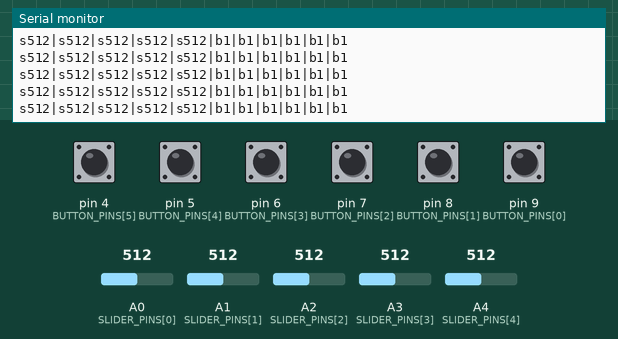
This sketch was run on a simulated Arduino Nano, built with avr-gcc and run on an emulated ATmega328P. Shown: the last lines printed to the serial monitor. The inputs (shaded band) are chosen by the test bench; at power-on: pin 4 (BUTTON_PINS[5]), pin 5 (BUTTON_PINS[4]), pin 6 (BUTTON_PINS[3]), pin 7 (BUTTON_PINS[2]), pin 8 (BUTTON_PINS[1]), pin 9 (BUTTON_PINS[0]) HIGH, A0 (SLIDER_PINS[0]) = 512, A1 (SLIDER_PINS[1]) = 512, A2 (SLIDER_PINS[2]) = 512, A3 (SLIDER_PINS[3]) = 512, A4 (SLIDER_PINS[4]) = 512.

Above: at 5.2 s.
5.3 s: A0 (SLIDER_PINS[0]) set to 106
At 5.35 s:
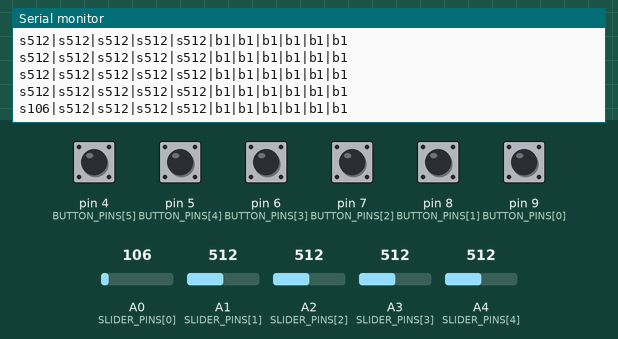
6.8 s: A0 (SLIDER_PINS[0]) set to 88
At 6.85 s:
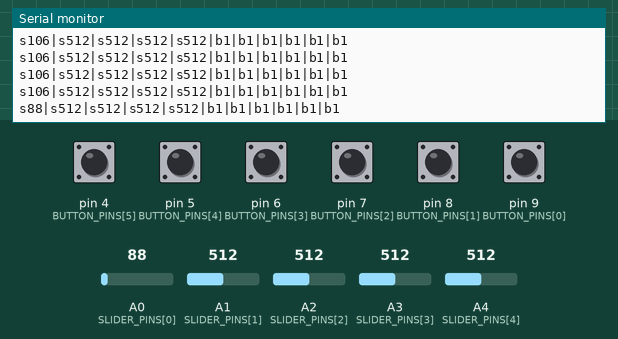
12.8 s: A1 (SLIDER_PINS[1]) set to 107
At 12.85 s:
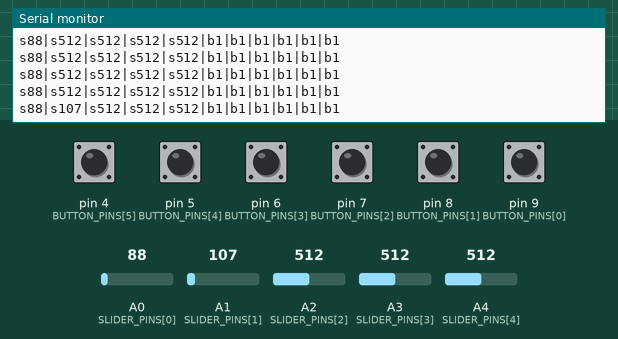
14.3 s: A1 (SLIDER_PINS[1]) set to 88
At 14.35 s:
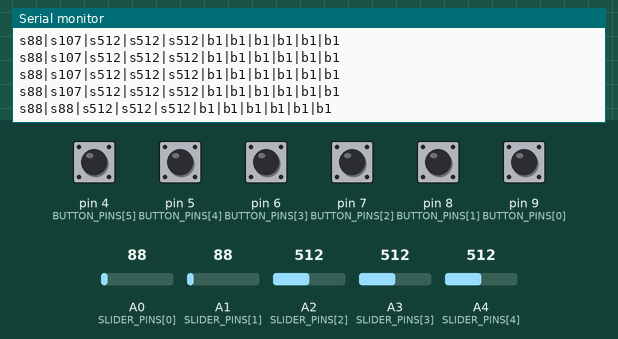
Timing chart, 0 to 16.8 s (numbered marks = the images above; inputs shaded):
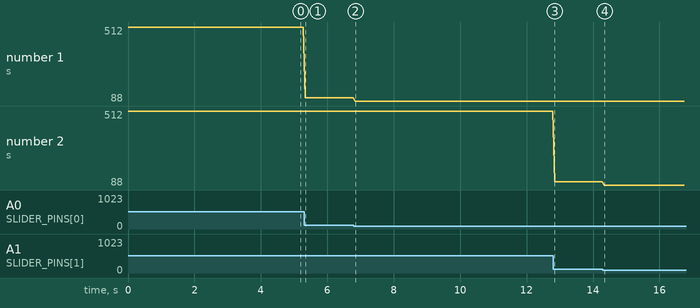

Measured:
- after the input at 5.3 s, the serial monitor: prints a new line at once (image 1)
- after the input at 6.8 s, the serial monitor: prints a new line at once (image 2)
- after the input at 12.8 s, the serial monitor: prints a new line at once (image 3)
- after the input at 14.3 s, the serial monitor: prints a new line at once (image 4)
- plotted number 1: 512 → 106 after the input at 5.3 s, 106 → 88 after the input at 6.8 s
- plotted number 2: 512 → 107 after the input at 12.8 s

The sketch:

MugenDeejController.ino
```cpp
/*
  Mugen Deej Reference Controller — Extended 5x6 / tested Nano profile
  ====================================================

  Purpose
  -------
  Reference firmware for a Mugen Deej controller with:
    - analog volume controls / potentiometers
    - physical momentary buttons

  Protocol
  --------
  This sketch intentionally keeps compatibility with the extended s/b protocol
  already supported and tested by Mugen Deej:

      s512|s123|s900|s456|s777|b1|b1|b0|b1|b1|b1

  sN = slider ADC value, 0..1023
  b1 = button released
  b0 = button pressed

  WHY WE KEEP THIS FORMAT
  -----------------------
  We deliberately do NOT invent a new handshake or "Mugen v2" protocol here.
  Mugen Deej already autodetects:
    - classic deej numeric-only packets
    - this extended s/b format
    - slider and button counts from the packet itself

  Keeping the wire format stable means old slider-only deej controllers and
  newer button controllers can coexist without forcing anybody to reflash
  existing hardware.

  CREDIT / COMPARISON
  -------------------
  The extended packet idea follows the Miodec deej fork.

  The Miodec reference sketch:
    - reads sliders and buttons
    - uses INPUT_PULLUP for buttons
    - sends the complete state repeatedly
    - builds each outgoing line with Arduino String
    - uses delay(10)
    - does not debounce buttons in firmware

  This Mugen reference implementation keeps the useful compatibility pieces,
  but changes the implementation for long-running robustness:

    Miodec-style                 Mugen reference
    --------------------------------------------------------------
    String packet building       Serial.print() directly
    delay(10)                    millis()-based scheduling
    raw button state             per-button debounce
    implicit serial throttling   explicit 60 ms packet cadence
    fixed example counts         counts derived from pin arrays
    full packets                 full packets (kept intentionally)

  WHY NO Arduino String
  ---------------------
  AVR boards have very little SRAM. Repeated String concatenation can fragment
  the heap during very long uptime. Mugen Deej is expected to sit connected for
  days or months, so this sketch writes fields directly to Serial and allocates
  no packet-building String in loop().

  WHY 60 ms INSTEAD OF delay(10)
  ------------------------------
  Mugen Deej keeps the classic deej baud rate of 9600 for compatibility.

  A 5-slider / 6-button extended packet is roughly 45-50 bytes. At 9600 baud,
  sending a packet every 10 ms is physically faster than the serial link can
  transmit it. Serial.print() therefore ends up blocking/throttling implicitly.

  We use an explicit 60 ms cadence (~16.7 packets/s) instead:
    - enough for human-operated knobs
    - enough headroom at 9600 baud
    - predictable serial behavior
    - no fake "100 Hz" loop rate that the wire cannot sustain

  Button changes request an immediate packet after debounce, so buttons do not
  have to wait for the next periodic interval.

  WHY FULL STATE PACKETS
  ----------------------
  We do NOT send "button pressed" events only.

  Every packet contains every slider and every debounced button state. This is
  important because Mugen Deej can:
    - discover controller capabilities from any valid packet
    - reconnect after USB changes
    - recover after sleep / hibernation
    - hot-swap legacy and extended controllers
    - initialize button state without inventing a fake press

  WHY INPUT_PULLUP / 0 = PRESSED
  ------------------------------
  Each button is wired between its input pin and GND.

      released -> HIGH -> b1
      pressed  -> LOW  -> b0

  No external pull-up resistor is required. This matches the already tested
  Mugen Deej button semantics.

  WHY DEBOUNCE IS IN FIRMWARE
  ---------------------------
  Mechanical switches can bounce between HIGH and LOW for a few milliseconds.
  A physical button in Mugen Deej can now launch a program, open a URL, send a
  hotkey or toggle mute, so one physical press must become one clean transition.

  Debounce is non-blocking: millis() is used instead of delay(), so reading and
  serial scheduling continue while a contact settles.

  WHY WE DO NOT HEAVILY FILTER SLIDERS HERE
  -----------------------------------------
  The Arduino's job is intentionally simple:
      read hardware -> debounce buttons -> report state

  We do not add aggressive smoothing, dead zones or slow interpolation to the
  potentiometers. Those can make a physical volume control feel laggy. Mugen
  Deej already handles UI-side visual stability without changing the actual
  controller value semantics.

  ---------------------------------------------------------------------------
  HARDWARE CONFIGURATION — CHECK THIS BEFORE UPLOADING
  ---------------------------------------------------------------------------

  The pin map below matches the CURRENTLY WORKING sketch from this controller:

      sliders: A0, A1, A2, A3, A4
      buttons: 9, 8, 7, 6, 5, 4

  This is intentionally different from the Miodec repository example, which
  uses A3, A2, A1, A0, A10 for its five analog inputs.

  WHY WE KEEP A0..A4 HERE
  -----------------------
  These pins are not a guess: they come from the sketch already proven on this
  physical Mugen Deej controller. Preserving the known-good wiring avoids
  changing hardware and firmware at the same time.

  It also makes this profile appropriate for common ATmega328P Nano/Uno-style
  boards where A10 is not available.

  If somebody builds another controller, only the two pin arrays below should
  normally need to change.
*/

// ---------------------------------------------------------------------------
// User hardware configuration
// ---------------------------------------------------------------------------

const uint8_t SLIDER_PINS[] = {
  A0,
  A1,
  A2,
  A3,
  A4
};

const uint8_t BUTTON_PINS[] = {
  9,
  8,
  7,
  6,
  5,
  4
};

// Keep 9600 for compatibility with classic deej / current Mugen Deej serial IO.
const unsigned long SERIAL_BAUD = 9600;

// Mechanical button must remain unchanged for this long before it becomes
// the new official state.
const unsigned long BUTTON_DEBOUNCE_MS = 25;

// See the bandwidth explanation in the header above.
const unsigned long PACKET_INTERVAL_MS = 60;

// ---------------------------------------------------------------------------
// Derived counts — normally you do not edit these.
// Add/remove pins in the arrays above and the packet changes automatically.
// Mugen Deej discovers the resulting slider/button counts from the packet.
// ---------------------------------------------------------------------------

const uint8_t NUM_SLIDERS =
    sizeof(SLIDER_PINS) / sizeof(SLIDER_PINS[0]);

const uint8_t NUM_BUTTONS =
    sizeof(BUTTON_PINS) / sizeof(BUTTON_PINS[0]);

// Mugen Deej's extended parser currently accepts up to 64 total fields.
// This reference sketch intentionally stays comfortably below that limit.

// ---------------------------------------------------------------------------
// Runtime state
// ---------------------------------------------------------------------------

uint16_t sliderValues[NUM_SLIDERS];

// Last electrical level read directly from the pin.
uint8_t buttonRawStates[NUM_BUTTONS];

// Debounced state that is actually sent to Mugen Deej.
uint8_t buttonStableStates[NUM_BUTTONS];

// When the raw electrical state last changed.
unsigned long buttonRawChangedAt[NUM_BUTTONS];

unsigned long lastPacketAt = 0;

// ---------------------------------------------------------------------------
// Setup
// ---------------------------------------------------------------------------

void setup() {
  // Analog inputs do not strictly require pinMode() before analogRead(), but
  // setting INPUT makes the intended wiring explicit.
  for (uint8_t i = 0; i < NUM_SLIDERS; ++i) {
    pinMode(SLIDER_PINS[i], INPUT);
  }

  // INPUT_PULLUP:
  //   button released -> HIGH (1)
  //   button pressed  -> LOW  (0)
  //
  // Wire each momentary button between BUTTON_PINS[i] and GND.
  for (uint8_t i = 0; i < NUM_BUTTONS; ++i) {
    pinMode(BUTTON_PINS[i], INPUT_PULLUP);
  }

  Serial.begin(SERIAL_BAUD);

  // Initialize raw AND stable button state from the actual hardware.
  //
  // Why:
  // If a button happens to be held while USB connects, we report that real
  // state. We do not fabricate a release->press transition at startup.
  const unsigned long now = millis();

  for (uint8_t i = 0; i < NUM_BUTTONS; ++i) {
    const uint8_t state = digitalRead(BUTTON_PINS[i]);

    buttonRawStates[i] = state;
    buttonStableStates[i] = state;
    buttonRawChangedAt[i] = now;
  }

  readSliders();

  // Make the first loop send a packet immediately instead of waiting 60 ms.
  lastPacketAt = now - PACKET_INTERVAL_MS;
}

// ---------------------------------------------------------------------------
// Main loop
// ---------------------------------------------------------------------------

void loop() {
  const unsigned long now = millis();

  // Update button debounce continuously. No delay() is used.
  const bool buttonStateChanged = updateButtons(now);

  // Regular full-state heartbeat keeps controller discovery/reconnect simple.
  const bool periodicPacketDue =
      (unsigned long)(now - lastPacketAt) >= PACKET_INTERVAL_MS;

  if (buttonStateChanged || periodicPacketDue) {
    readSliders();
    sendStatePacket();

    lastPacketAt = now;
  }
}

// ---------------------------------------------------------------------------
// Slider reading
// ---------------------------------------------------------------------------

void readSliders() {
  for (uint8_t i = 0; i < NUM_SLIDERS; ++i) {
    // Keep the raw 10-bit ADC value.
    //
    // Deliberately no moving average here: aggressive Arduino-side smoothing
    // changes how quickly a real physical control reaches its intended value.
    sliderValues[i] = analogRead(SLIDER_PINS[i]);
  }
}

// ---------------------------------------------------------------------------
// Non-blocking button debounce
// ---------------------------------------------------------------------------

bool updateButtons(const unsigned long now) {
  bool anyStableStateChanged = false;

  for (uint8_t i = 0; i < NUM_BUTTONS; ++i) {
    const uint8_t rawState = digitalRead(BUTTON_PINS[i]);

    // Electrical contact changed. Start/restart the settle timer.
    if (rawState != buttonRawStates[i]) {
      buttonRawStates[i] = rawState;
      buttonRawChangedAt[i] = now;
    }

    // Accept the new state only if it stayed unchanged for the debounce time.
    if (
        buttonStableStates[i] != buttonRawStates[i] &&
        (unsigned long)(now - buttonRawChangedAt[i]) >= BUTTON_DEBOUNCE_MS
    ) {
      buttonStableStates[i] = buttonRawStates[i];
      anyStableStateChanged = true;
    }
  }

  return anyStableStateChanged;
}

// ---------------------------------------------------------------------------
// Extended Mugen / Miodec-compatible packet output
// ---------------------------------------------------------------------------

void sendStatePacket() {
  // Do not build a temporary Arduino String here.
  // Print fields directly to Serial to avoid long-uptime heap fragmentation.

  for (uint8_t i = 0; i < NUM_SLIDERS; ++i) {
    if (i > 0) {
      Serial.print('|');
    }

    Serial.print('s');
    Serial.print(sliderValues[i]);
  }

  for (uint8_t i = 0; i < NUM_BUTTONS; ++i) {
    // There is at least one slider in this reference protocol, so every button
    // follows an already-written field and therefore gets a leading separator.
    Serial.print('|');
    Serial.print('b');

    // INPUT_PULLUP state is intentionally sent unchanged:
    // HIGH -> 1 -> released
    // LOW  -> 0 -> pressed
    Serial.print(buttonStableStates[i]);
  }

  Serial.println();
}

/*
  EXPECTED SERIAL MONITOR EXAMPLE
  -------------------------------

  All six buttons released:

      s512|s400|s700|s1023|s0|b1|b1|b1|b1|b1|b1

  Third button pressed:

      s512|s400|s700|s1023|s0|b1|b1|b0|b1|b1|b1


  QUICK COMPARISON CHECK BEFORE FLASHING
  --------------------------------------

  This profile has already been matched to the uploaded working sketch:

      working sketch sliders -> A0, A1, A2, A3, A4
      Mugen reference        -> A0, A1, A2, A3, A4

      working sketch buttons -> 9, 8, 7, 6, 5, 4
      Mugen reference        -> 9, 8, 7, 6, 5, 4

  So the hardware mapping stays unchanged. Everything below the two pin arrays
  should normally stay untouched.

  After flashing:
  - close Arduino Serial Monitor before starting Mugen Deej
    (only one program can own the COM port)
  - Mugen Deej should detect the same controller as:
      protocol=extended
      sliders=<your slider count>
      buttons=<your button count>
  - press each button once
  - turn each slider end-to-end
  - then test USB reconnect / controller hot-swap

  If Mugen Deej notices no protocol difference, that is the desired result:
  the firmware implementation became cleaner while the tested wire contract
  stayed the same.
*/
```
